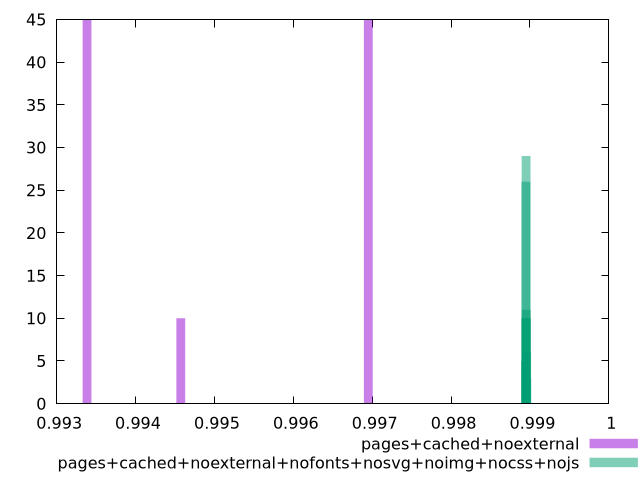

Reproduce this figure in gnuplot.
$_pagesCachedNoexternal <<EOF
0.9969503166235081 45
0.9933855359919579 45
0.9945737962024747 10
EOF
$_pagesCachedNoexternalNofontsNosvgNoimgNocssNojs <<EOF
0.9989482438639469 26
0.9989550285224701 10
0.998950505416788 29
0.9989595516281521 3
0.9989572900753111 6
0.9989437207582649 5
0.998952766969629 11
0.9989459823111059 10
EOF
set key outside below
set terminal pngcairo
set output "report_00004_2020-11-02T20-21-41.718Z/interactive/interactive_pages+cached+noexternal_pages+cached+noexternal+nofonts+nosvg+noimg+nocss+nojs+hist.png"
set boxwidth 0.00011148031272388392
set style fill transparent solid 0.5 noborder
set yrange [0:45]
plot $_pagesCachedNoexternal title "pages+cached+noexternal" with boxes ,$_pagesCachedNoexternalNofontsNosvgNoimgNocssNojs title "pages+cached+noexternal+nofonts+nosvg+noimg+nocss+nojs" with boxes ,
